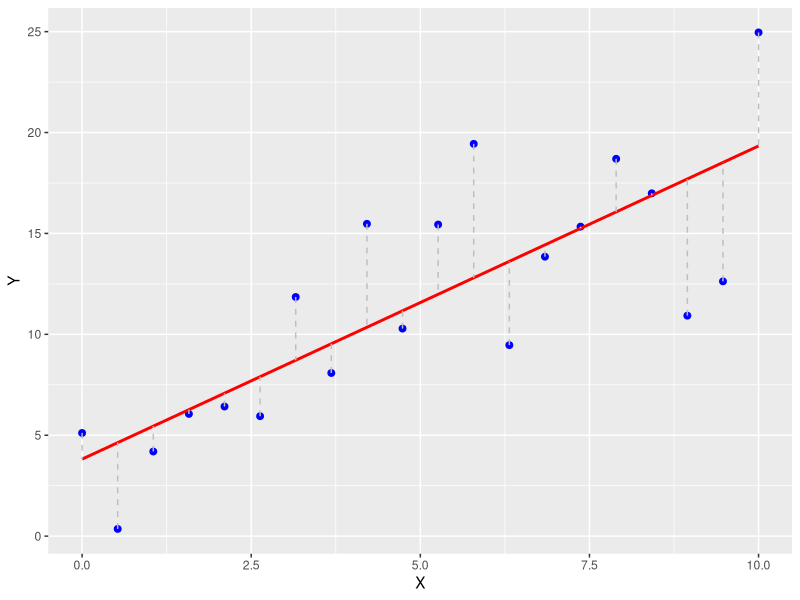
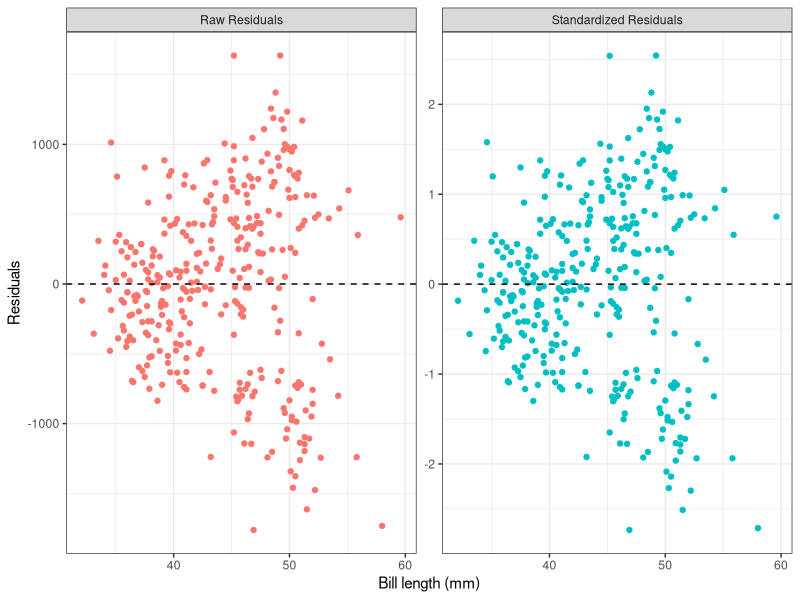
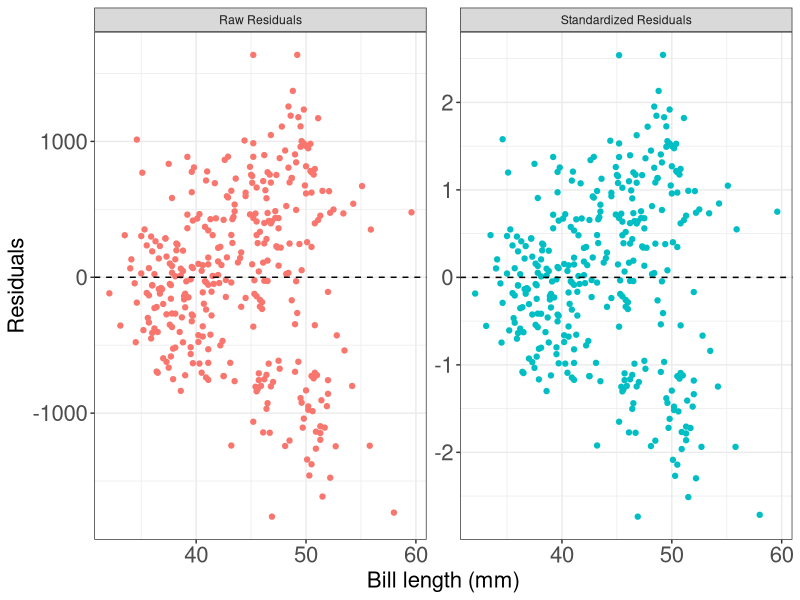
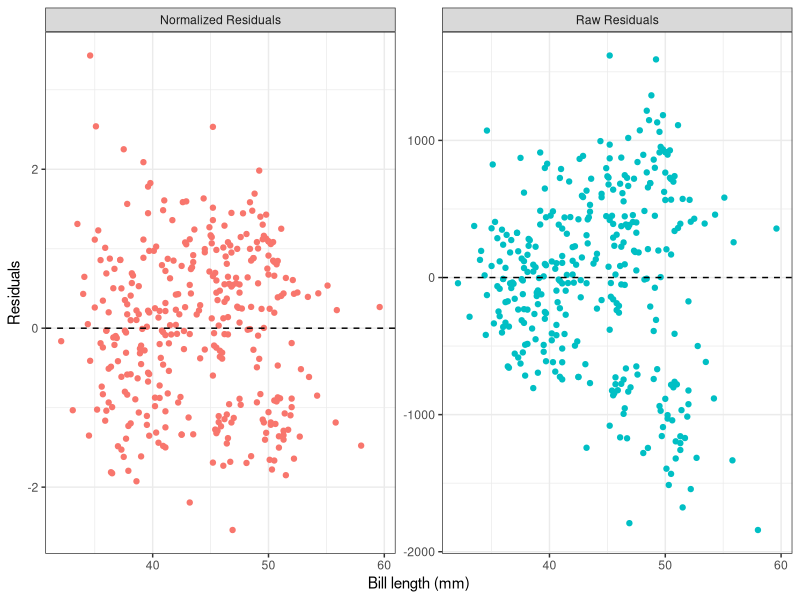
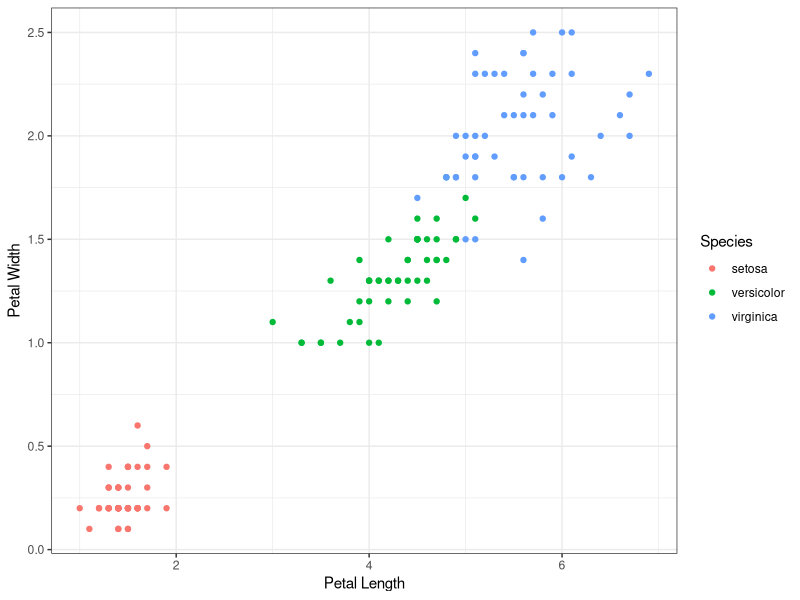
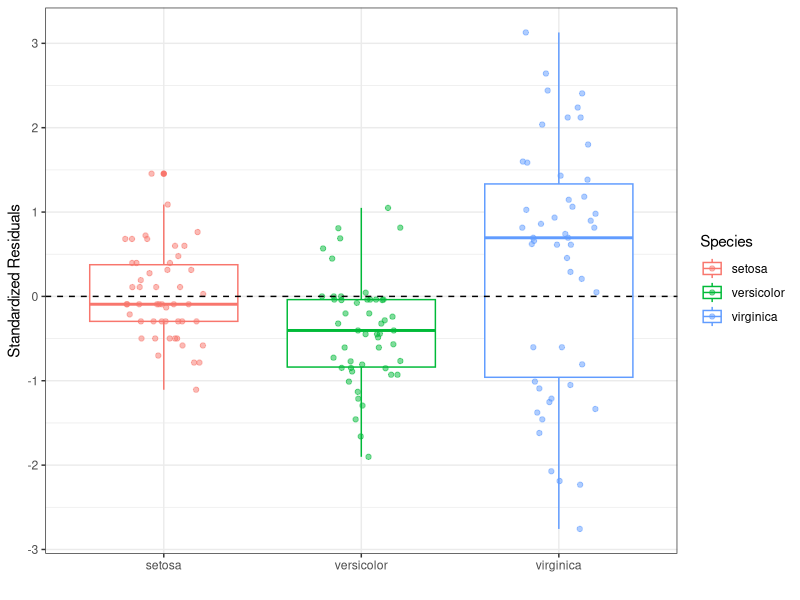
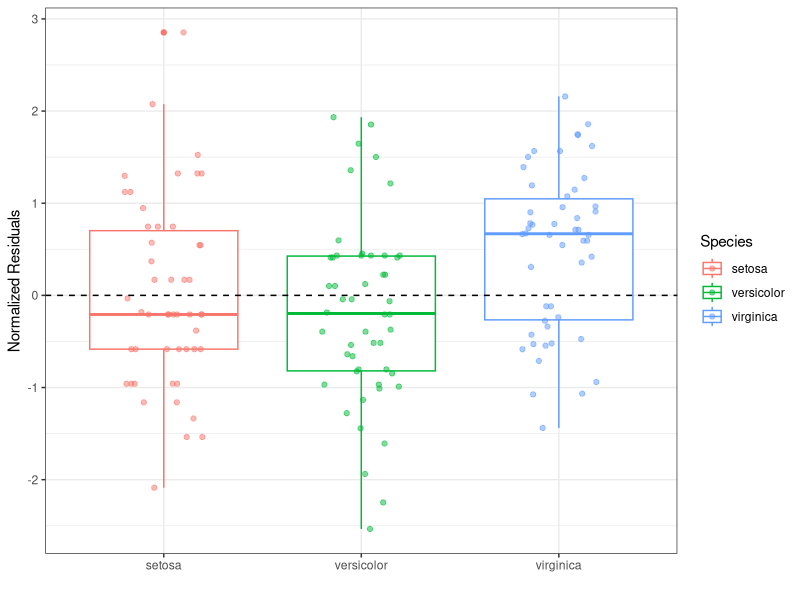

The R script that drew these images, in order:
## ---- chunk 1
#| echo: false
library(tidyverse)
library(palmerpenguins)
## ---- chunk 2
#| echo: false
# 生成示例数据
set.seed(42)
x <- seq(0, 10, length.out = 20)  # 自变量
y <- 2 * x + 1 + rnorm(20, mean = 0, sd = 3)  # 因变量，带有随机噪声

# 拟合线性回归模型
model <- lm(y ~ x)
y_fit <- predict(model)  # 计算拟合值

# 创建数据框
data <- data.frame(x = x, y = y, y_fit = y_fit)

# 绘图
ggplot(data, aes(x = x, y = y)) +
  geom_point(color = "blue", size = 2) +  # 绘制散点
  geom_smooth(method = "lm", color = "red", se = FALSE) +  # 绘制回归直线
  geom_segment(aes(x = x, xend = x, y = y, yend = y_fit), 
               color = "gray", linetype = "dashed") +  # 绘制残差
  labs(x = "X", y = "Y")
## ---- chunk 3
penguins_lm_m0 <- lm(body_mass_g ~ bill_length_mm, data = penguins)
## ---- chunk 4
#| echo: false
penguins |>
  select(body_mass_g, bill_length_mm) |>
  drop_na() |>
  mutate(
    fitted = fitted(penguins_lm_m0),
    resid_raw = resid(penguins_lm_m0),
    resid_std = rstandard(penguins_lm_m0),
    ratio = resid_raw / resid_std
  ) |>
  pivot_longer(
    cols = c(resid_raw, resid_std),
    names_to = "resid_type",
    values_to = "resid"
  ) |>
  ggplot(aes(x = bill_length_mm, y = resid, color = resid_type)) +
  geom_point() +
  facet_wrap(
    ~resid_type,
    scales = "free_y",
    labeller = as_labeller(c(
      resid_raw = "Raw Residuals",
      resid_std = "Standardized Residuals"
    ))
  ) +
  geom_hline(yintercept = 0, linetype = "dashed", color = "black") +
  labs(x = "Bill length (mm)", y = "Residuals") +
  theme_bw() +
  theme(legend.position = "none")
## ---- chunk 5
#| echo: true
resid_abs <- abs(resid(penguins_lm_m0))
cor_test <- cor.test(resid_abs, penguins_lm_m0$model$bill_length_mm, method = "spearman")
cor_test
## ---- chunk 6
#| echo: false
penguins |>
    select(body_mass_g, bill_length_mm) |>
    drop_na() |>
    mutate(
        fitted = fitted(penguins_lm_m0),
        resid_raw = resid(penguins_lm_m0),
        resid_std = rstandard(penguins_lm_m0),
        ratio = resid_raw / resid_std
    ) |>
    pivot_longer(
        cols = c(resid_raw, resid_std),
        names_to = "resid_type",
        values_to = "resid"
    ) |>
    ggplot(aes(x = bill_length_mm, y = resid, color = resid_type)) +
    geom_point() +
    facet_wrap(
        ~resid_type,
        scales = "free_y",
        labeller = as_labeller(c(
            resid_raw = "Raw Residuals",
            resid_std = "Standardized Residuals"
        ))
    ) +
    geom_hline(yintercept = 0, linetype = "dashed", color = "black") +
    labs(x = "Bill length (mm)", y = "Residuals") +
    theme_bw() +
    theme(
        legend.position = "none",
        axis.text = element_text(size = 16),
        axis.title = element_text(size = 16)
    )
## ---- chunk 7
library(nlme)
penguins_gls_m0 <- gls(
    body_mass_g ~ bill_length_mm,
    data = penguins,
    weights = varPower(form = ~bill_length_mm),
    na.action = na.omit
) # ingnore NA
## ---- chunk 8
#| code-fold: true
penguins |>
  select(body_mass_g, bill_length_mm) |>
  drop_na() |>
  mutate(
    fitted = fitted(penguins_gls_m0),
    resid_raw = resid(penguins_gls_m0),
    resid_norm = resid(penguins_gls_m0, type = "normalized")
  ) |>
  pivot_longer(
    cols = c(resid_raw, resid_norm),
    names_to = "resid_type",
    values_to = "resid"
  ) |>
  ggplot(aes(x = bill_length_mm, y = resid, color = resid_type)) +
  geom_point() +
  facet_wrap(
    ~resid_type,
    scales = "free_y",
    labeller = as_labeller(c(
      resid_raw = "Raw Residuals",
      resid_norm = "Normalized Residuals"
    ))
  ) +
  geom_hline(yintercept = 0, linetype = "dashed", color = "black") +
  labs(x = "Bill length (mm)", y = "Residuals") +
  theme_bw() +
  theme(legend.position = "none")
## ---- chunk 9
#| echo: true
penguins_lm_m0 <- gls(
    body_mass_g ~ bill_length_mm,
    data = penguins,
    na.action = na.omit
) # 这里gls()函数等价于lm()函数
## ---- chunk 10
#| echo: true
penguins_gls_m0 <- update(
    penguins_lm_m0,
    weights = varPower(form = ~bill_length_mm)
)
## ---- chunk 11
#| echo: true
model_comparison <- anova(penguins_lm_m0, penguins_gls_m0)
model_comparison
## ---- chunk 12
#| echo: false
ggplot(iris, aes(x = Petal.Length, y = Petal.Width, color = Species)) +
  geom_point() +
  labs(x = "Petal Length", y = "Petal Width") +
  theme_bw()
## ---- chunk 13
#| echo: true
iris_lm <- lm(Petal.Width ~ Petal.Length, data = iris)
## ---- chunk 14
#| echo: false
iris |>
  select(Petal.Length, Petal.Width, Species) |>
  drop_na() |>
  mutate(
    fitted = fitted(iris_lm),
    resid = rstandard(iris_lm)
  ) |>
  ggplot(aes(x = Species, y = resid, color = Species)) +
  geom_boxplot() +
  geom_jitter(width = 0.2, alpha = 0.5) +
  geom_hline(yintercept = 0, linetype = "dashed", color = "black") +
  labs(x = "", y = "Standardized Residuals") +
  theme_bw()
## ---- chunk 15
#| echo: true
iris_gls <- gls(Petal.Width ~ Petal.Length,
    data = iris,
    weights = varIdent(form = ~ 1 | Species)
)
## ---- chunk 16
#| echo: false
iris |>
  select(Petal.Length, Petal.Width, Species) |>
  drop_na() |>
  mutate(
    resid = resid(iris_gls, type = "normalized")
  ) |>
  ggplot(aes(x = Species, y = resid, color = Species)) +
  geom_boxplot() +
  geom_jitter(width = 0.2, alpha = 0.5) +
  geom_hline(yintercept = 0, linetype = "dashed", color = "black") +
  labs(x = "", y = "Normalized Residuals") +
  theme_bw()
